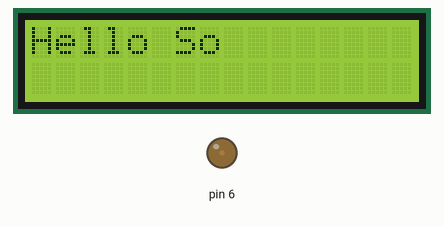
This sketch was run on a simulated Arduino Uno, built with avr-gcc and run on an emulated ATmega328P. Parts: 16×2 character LCD, output pins drawn as LEDs (lit = HIGH).

Above: at 0.1 s.
At 4.1 s:
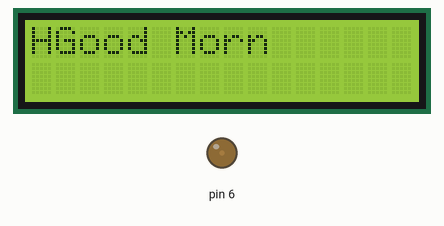

The sketch:

lcd_test.ino
```cpp
/*
https://somtips.com
https://youtube.com/somtips
*/
#include <LiquidCrystal.h>
int Contrast=20;
LiquidCrystal lcd(12, 11, 5, 4, 3, 2);

 void setup()
 {
    analogWrite(6,Contrast);
     lcd.begin(16, 2);
  }
     void loop()
 {
   lcd.clear();
   lcd.setCursor(0, 0);
   lcd.print("Hello So");
   delay(4000);
   lcd.print("        ");
   lcd.setCursor(1, 0);
   lcd.print("Good Morn");
   delay(4000);


 }
```

Measured:
- what the display in image 1 shows lasts 4.0 s, from 4.1 s to 8.1 s
